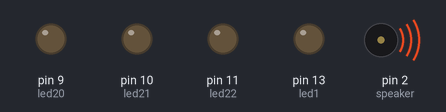
Recording of a sketch running on a simulated Arduino Uno, built with avr-gcc and run on an emulated ATmega328P. On the bench: output pins drawn as LEDs (lit = HIGH), buzzer (waves = sounding, pin HIGH).

Above: at 0.5 s.
At 6.0 s:
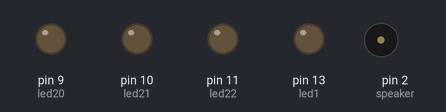
At 16.0 s:
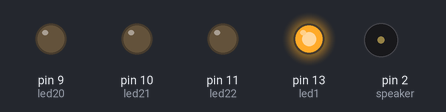
At 26.1 s:
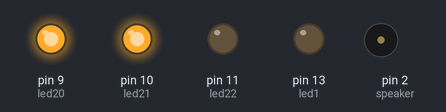
Timing chart, 0 to 40.6 s (numbered marks = the images above):
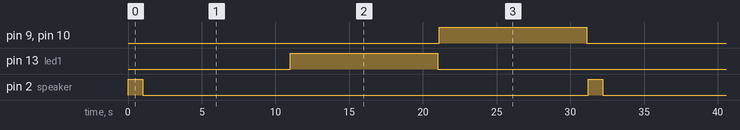

Measured:
- by itself, pin 9 (led20), pin 10 (led21), pin 13 (led1): alternates HIGH for 10.0 s and LOW for 21.2 s
- by itself, pin 2 (speaker): alternates HIGH for 1.0 s and LOW for 30.2 s
- by itself, everything shown: repeats every 31.2 s, in 6 steps

The sketch:

light-alarm-arduino.ino
```cpp
int speaker=2;
int led1=13;
int led20=9;
int led21=10;
int led22=11;

void setup() {
  // put your setup code here, to run once:
	pinMode(speaker,OUTPUT);
	pinMode(led1,OUTPUT);
	pinMode(led20,OUTPUT);
	pinMode(led21,OUTPUT);
	pinMode(led22,OUTPUT);
}

void loop() {
	// put your main code here, to run repeatedly:
	digitalWrite(speaker,HIGH);
	delay(1000);
	digitalWrite(speaker,LOW);
	delay(10000);
	digitalWrite(led1,HIGH);
	delay(10000);
	digitalWrite(led1,LOW);
	delay(100);
	digitalWrite(led20,HIGH);
	digitalWrite(led21,HIGH);
	delay(10000);
	digitalWrite(led20,LOW);
	digitalWrite(led21,LOW);
	delay(100);
}
```
